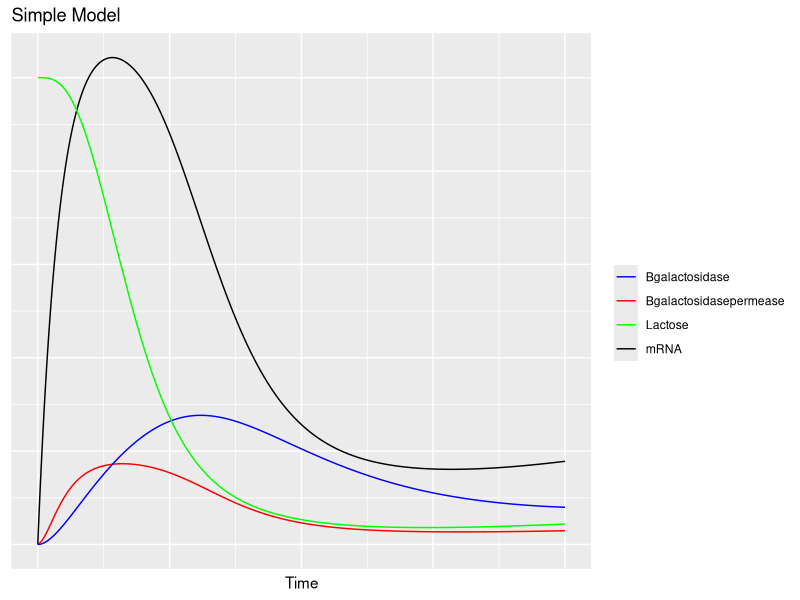
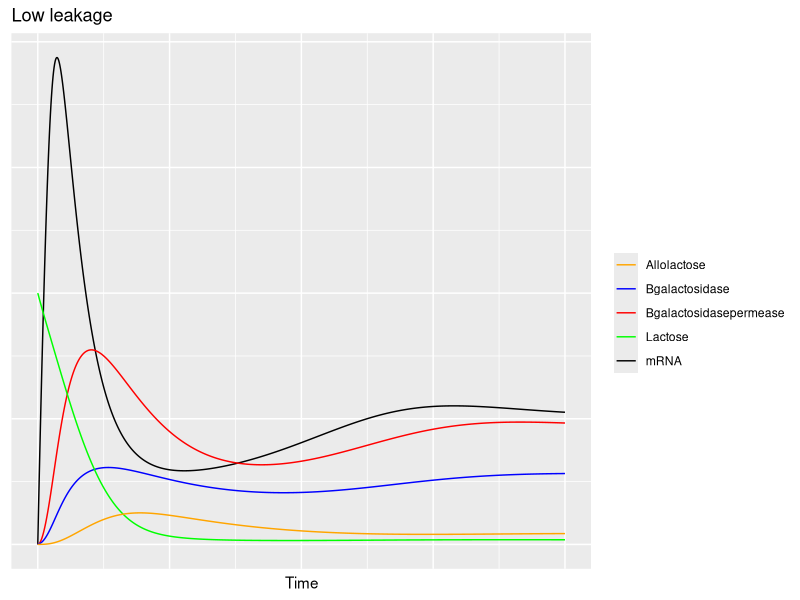

Write R code to recreate these figures, in order.
#MIT License
#Copyright (c) 2020 Octavio Gonzalez-Lugo 

#Permission is hereby granted, free of charge, to any person obtaining a copy
#of this software and associated documentation files (the "Software"), to deal
#in the Software without restriction, including without limitation the rights
#to use, copy, modify, merge, publish, distribute, sublicense, and/or sell
#copies of the Software, and to permit persons to whom the Software is
#furnished to do so, subject to the following conditions:
#The above copyright notice and this permission notice shall be included in all
#copies or substantial portions of the Software.
#THE SOFTWARE IS PROVIDED "AS IS", WITHOUT WARRANTY OF ANY KIND, EXPRESS OR
#IMPLIED, INCLUDING BUT NOT LIMITED TO THE WARRANTIES OF MERCHANTABILITY,
#FITNESS FOR A PARTICULAR PURPOSE AND NONINFRINGEMENT. IN NO EVENT SHALL THE
#AUTHORS OR COPYRIGHT HOLDERS BE LIABLE FOR ANY CLAIM, DAMAGES OR OTHER
#LIABILITY, WHETHER IN AN ACTION OF CONTRACT, TORT OR OTHERWISE, ARISING FROM,
#OUT OF OR IN CONNECTION WITH THE SOFTWARE OR THE USE OR OTHER DEALINGS IN THE
#SOFTWARE.
#@author: Octavio Gonzalez-Lugo

###############################################################################
# Loading packages 
###############################################################################

library(deSolve)
library(ggplot2)
library(tidygraph)
library(ggraph)

###############################################################################
# Plot Functions
###############################################################################

LacOperonAPlot<-function(inputData,PlotTitle){
  #Returns a ggplot
  #inputData  -> model data
  #ColumNames -> Names for the columns in the data
  #PlotTitle  -> Title for the plot
  ModelData<-inputData
  
  graphContainer<-ggplot(data=ModelData,aes(x=Time,y=mRNA,color="mRNA"))+geom_line()+
    geom_line(aes(y=Bgalactosidasepermease,color="Bgalactosidasepermease"))+
    geom_line(aes(y=Bgalactosidase,color="Bgalactosidase"))+
    geom_line(aes(y=Lactose,color="Lactose"))+
    scale_color_manual(values=c("mRNA"="black","Bgalactosidasepermease"="red","Bgalactosidase"="blue","Lactose"="green"))+
    labs(title=PlotTitle,color=" ")+
    theme(axis.title.y = element_blank(),axis.text.y = element_blank(),axis.ticks.y = element_blank(),axis.text.x = element_blank(),axis.ticks.x = element_blank())
  show(graphContainer)
}

LacOperonBPlot<-function(inputData,PlotTitle){
  #Returns a ggplot
  #inputData  -> model data
  #ColumNames -> Names for the columns in the data
  #PlotTitle  -> Title for the plot
  ModelData<-inputData
  
  graphContainer<-ggplot(data=ModelData,aes(x=Time,y=mRNA,color="mRNA"))+geom_line()+
    geom_line(aes(y=Bgalactosidasepermease,color="Bgalactosidasepermease"))+
    geom_line(aes(y=Bgalactosidase,color="Bgalactosidase"))+
    geom_line(aes(y=Lactose,color="Lactose"))+
    geom_line(aes(y=Allolactose,color="Allolactose"))+
    scale_color_manual(values=c("mRNA"="black","Bgalactosidasepermease"="red","Bgalactosidase"="blue","Lactose"="green","Allolactose"="orange"))+
    labs(title=PlotTitle,color=" ")+
    theme(axis.title.y = element_blank(),axis.text.y = element_blank(),axis.ticks.y = element_blank(),axis.text.x = element_blank(),axis.ticks.x = element_blank())
  show(graphContainer)
}


###############################################################################
#Solver function
###############################################################################

solveModel<- function(Model,InitialConditions,ModelParameters,ColumnNames){
  #Solves numerically an ODE system model,returns a formated dataframe
  #Model             -> function, Model to be solved
  #InitialConditions -> list, Initial conditions for the ODE system 
  #ModelParameters   -> list, Parameters of the ODE model 
  #ColumnNames       -> list, names of the columns for the dataframe 
  #MinMax            -> bool, controlls if a minmax normalization is applied to the data. 
  times <- seq(0, 10, by = 0.01)
  out <- ode(InitialConditions,times,Model,ModelParameters,method="rk4")
  ModelData<-data.frame(out)
  colnames(ModelData)<-ColumnNames
  ModelData
}

###############################################################################
#Models
###############################################################################

LacOperonA <- function(t,Y,params){
  
  #Simple organic matter decomposition model 
  #t      -> integration time value 
  # 
  #Y      -> list Values for the function to be evaluated 
  #          Y[1]     -> mRNa concentration 
  #          Y[2]     -> Bgalactosidasepermease concentration 
  #          Y[3]     -> Bgalactosidase
  #          Y[4]     -> Lactose
  #
  #params -> Parameters of the ODE system model 
  #
  #

  with(as.list(c(Y,params)),{
    
    dy1dt=(1+k*Y[4]**p)/(1+Y[4]**p) - b1*Y[1]
    dy2dt=Y[1]-b2*Y[2]
    dy3dt=r3*Y[1]-b3*Y[3]
    dy4dt=S*Y[2]-Y[3]*Y[4]
    
    list(c(dy1dt,dy2dt,dy3dt,dy4dt))
  })
}

params <- c(p=1.5,k=15,b1=2.5,b2=6,r3=0.2,b3=0.5,S=0.75)
Y <- c(0,0.01,0,5)

columnNames<-c("Time","mRNA","Bgalactosidasepermease","Bgalactosidase","Lactose")
ModelAData<-solveModel(LacOperonA,Y,params,columnNames)
  LacOperonAPlot(ModelAData,"Simple Model")

###############################################################################
#Models
###############################################################################

LacOperonB <- function(t,Y,params){
  
  #Simple organic matter decomposition model 
  #t      -> integration time value 
  # 
  #Y      -> list Values for the function to be evaluated 
  #          Y[1]     -> mRNA concentration
  #          Y[2]     -> Bgalactosidase concentration 
  #          Y[3]     -> Lactose concentration 
  #          Y[4]     -> Allolactose concentration 
  #          Y[5]     -> Bgalactosidasepermease concentration 
  #
  #params -> Parameters of the ODE system model 
  #         
  #    
  
  with(as.list(c(Y,params)),{
    
    dy1dt=am*(1+k1*(exp(mutm)*Y[4])**p)/(k+k1*(exp(mutm)*Y[4])**p) + G0 - gm*Y[1]
    dy2dt=ab*exp(-mutb)*Y[1] - gb*Y[2]
    dy3dt=al*(Y[5]*Le/(Kle+Le)) - bl1*(Y[5]*Y[3]/(Kl1+Y[3])) - bl2*(Y[2]*Y[3]/(Kl2+Y[3])) - gl*Y[3]
    dy4dt=aa*(Y[2]*Y[3]/(Kl+Y[3])) - ba*(Y[2]*Y[4]/(Ka+Y[4])) - ga*Y[4]
    dy5dt=ap*exp(-mutbp)*Y[1] - gp*Y[5]
    
    list(c(dy1dt,dy2dt,dy3dt,dy4dt,dy5dt))
  })
}

params <- c(am=2.5,k1=5,k=0.05,p=1.5,G0=0.001,gm=2.4,ab=0.3,gb=0.5,al=1.6,Le=0.1,Kle=1.4,bl1=0.4,Kl1=1,bl2=0.6,Kl2=0.66,gl=0.78,aa=0.7,Kl=0.6,ba=0.7,Ka=10.7,ga=0.5,ap=1,gp=1,mutm=0.1,mutb=0.1,mutbp=0.1)
Y <- c(0,0.01,5,0.001,0.001)

columnNames<-c("Time","mRNA","Bgalactosidase","Lactose","Allolactose","Bgalactosidasepermease")
ModelBData<-solveModel(LacOperonB,Y,params,columnNames)
LacOperonBPlot(ModelBData,"Low leakage")
